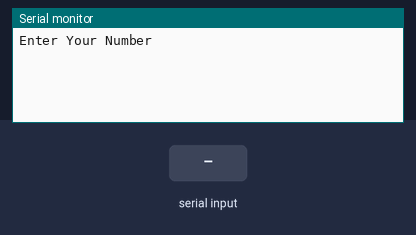
Recording of a sketch running on a simulated Arduino Uno, built with avr-gcc and run on an emulated ATmega328P. Shown: the last lines printed to the serial monitor. Inputs (shaded band) come from the test bench.

Above: at 1.2 s.
1.3 s: "90,45\n" received over Serial
At 2.1 s:
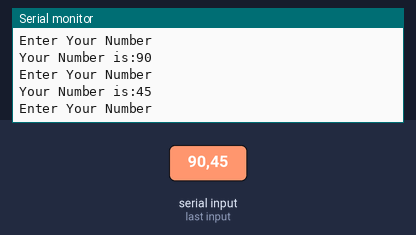
2.8 s: "30,150\n" received over Serial
At 4.6 s:
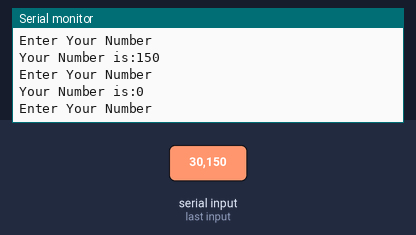
Timing chart, 0 to 6.1 s (numbered marks = the images above; inputs shaded):
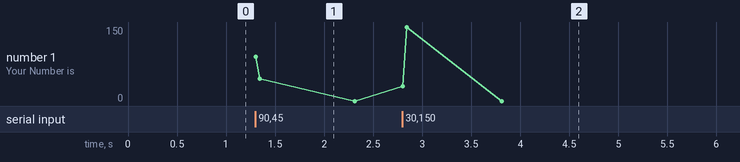

Measured:
- after the input at 1.3 s, the serial monitor: prints a new line at once (image 1)
- after the input at 2.8 s, the serial monitor: prints a new line at once (image 2)

The sketch:

SerialMonitor.ino
```cpp
int num;
String msg="Enter Your Number";
String msg1="Your Number is:";

void setup() {
Serial.begin(9600);
}
void loop() {
Serial.println(msg);
while(Serial.available()==0) {

}
num=Serial.parseInt();
Serial.print(msg1);
Serial.println(num);
}
```
